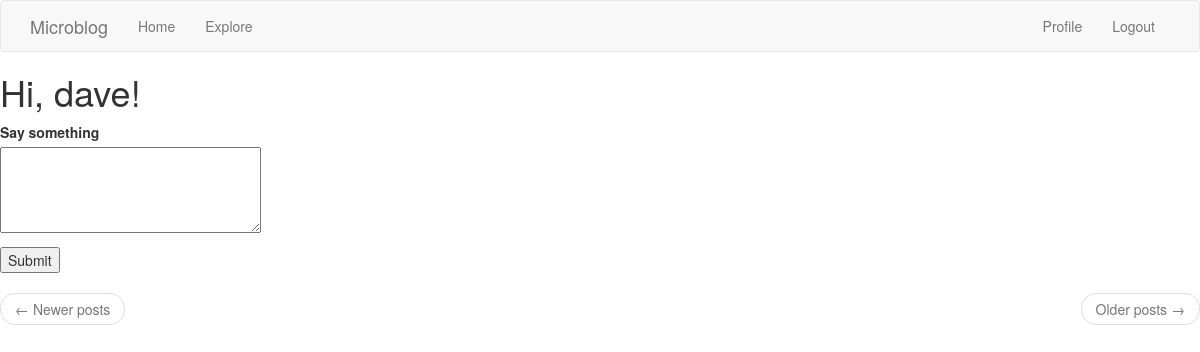
The page /index (signed in) on the database as committed earlier.
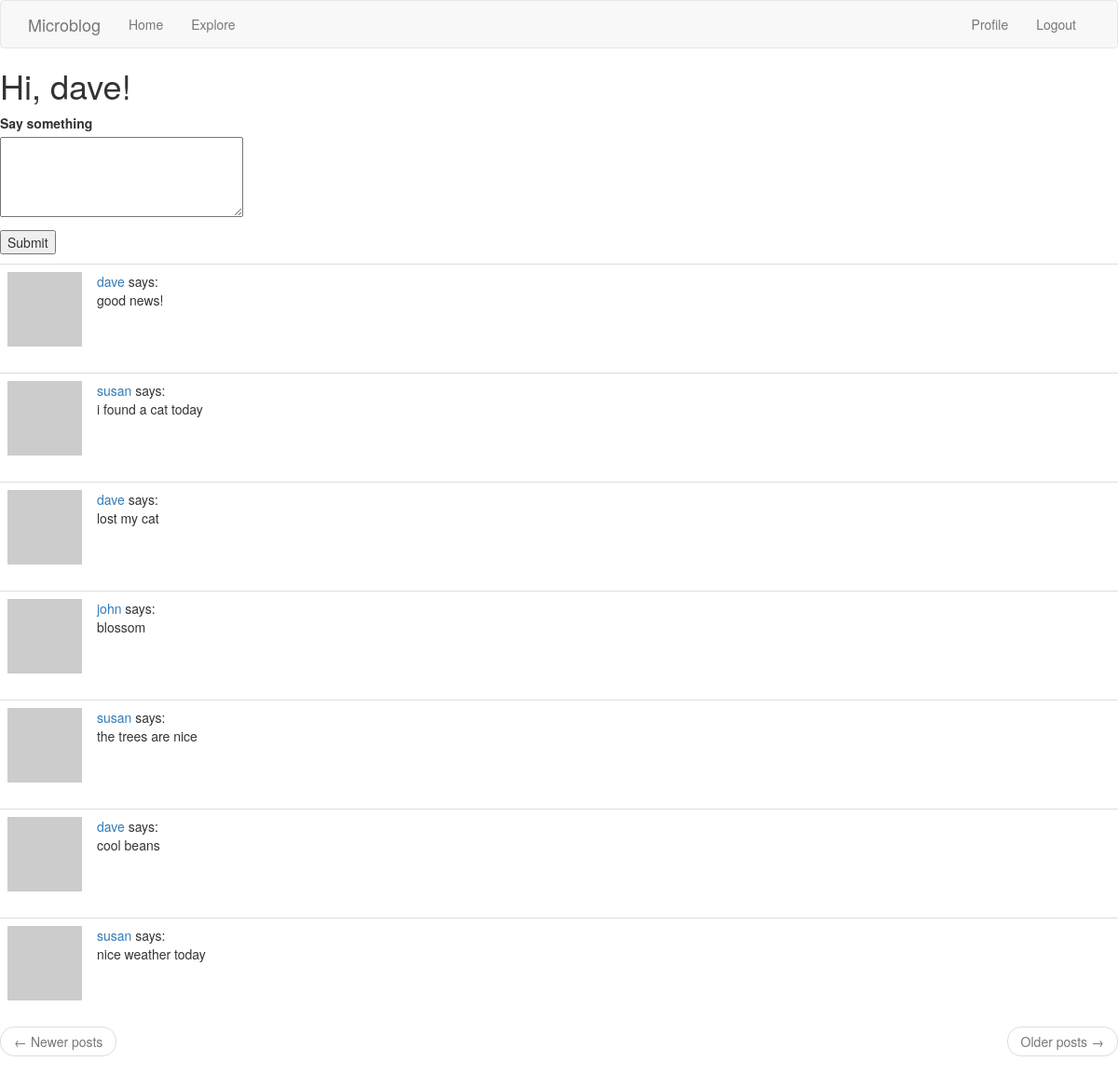
The same page on the database as committed later.
### app/models.py (models this page shows, shortened)
class User(UserMixin, db.Model):
    id = db.Column(db.Integer, primary_key=True)
    username = db.Column(db.String(64), index=True, unique=True)
    email = db.Column(db.String(120), index=True, unique=True)
    password_hash = db.Column(db.String(128))
    posts = db.relationship('Post', backref='author', lazy='dynamic')
    about_me = db.Column(db.String(140))
    last_seen = db.Column(db.DateTime, default=datetime.utcnow)
    def avatar(self, size):
        digest = md5(self.email.lower().encode('utf-8')).hexdigest()
        return 'https://www.gravatar.com/avatar/{}?d=identicon&s={}'.format(
            digest, size)
    def followed_posts(self):
        followed = Post.query.join(
            followers, (followers.c.followed_id == Post.user_id)).filter(
                followers.c.follower_id == self.id)
        own = Post.query.filter_by(user_id=self.id)
        return followed.union(own).order_by(Post.timestamp.desc())
    followed = db.relationship(
        'User', secondary=followers,
        primaryjoin=(followers.c.follower_id == id),
        secondaryjoin=(followers.c.followed_id == id),
        backref=db.backref('followers', lazy='dynamic'), lazy='dynamic')

class Post(db.Model):
    id = db.Column(db.Integer, primary_key=True)
    body = db.Column(db.String(140))
    timestamp = db.Column(db.DateTime, index=True, default=datetime.utcnow)
    user_id = db.Column(db.Integer, db.ForeignKey('user.id'))

### app/routes.py (the view)
@app.route('/', methods=['GET', 'POST'])
@app.route('/index', methods=['GET', 'POST'])
@login_required
def index():
    form = PostForm()
    if form.validate_on_submit():
        post = Post(body=form.post.data, author=current_user)
        db.session.add(post)
        db.session.commit()
        flash('Your post is now live!')
        return redirect(url_for('index'))
    page = request.args.get('page', 1, type=int)
    posts = current_user.followed_posts().paginate(
        page, app.config['POSTS_PER_PAGE'], False)
    next_url = url_for('index', page=posts.next_num) \
        if posts.has_next else None
    prev_url = url_for('index', page=posts.prev_num) \
        if posts.has_prev else None
    return render_template('index.html', title='Home', form=form,
                           posts=posts.items, next_url=next_url, prev_url=prev_url)

### app/forms.py
class PostForm(FlaskForm):
    post = TextAreaField('Say something', validators=[
        DataRequired(), Length(min=1, max=140)])
    submit = SubmitField('Submit')

### app/models.py (called while the page is built)
@login.user_loader
def load_user(id):
    return User.query.get(int(id))

### app/routes.py (called while the page is built)
@app.before_request
def before_request():
    if current_user.is_authenticated:
        current_user.last_seen = datetime.utcnow()
        db.session.commit()

### app/templates/index.html (shortened to what this page needs)
{% extends "base.html" %}
{% block content %}
    <h1>Hi, {{ current_user.username }}!</h1>
    {% if form %}
    <form action="" method="post">
        <p>
            {{ form.post.label }}<br>
            {{ form.post(cols=32, rows=4) }}<br>
        </p>
        <p>{{ form.submit() }}</p>
    </form>
    {% endif %}
    {% for post in posts %}
        {% include '_post.html' %}
    {% endfor %}
    <nav aria-label="...">
        <ul class="pager">
            <li class="previous{% if not prev_url %} disabled{% endif %}">
                <a href="{{ prev_url or '#' }}">
                    <span aria-hidden="true">&larr;</span> Newer posts
                </a>
            </li>
            <li class="next{% if not next_url %} disabled{% endif %}">
                <a href="{{ next_url or '#' }}">
                    Older posts <span aria-hidden="true">&rarr;</span>
                </a>
            </li>
        </ul>
    </nav>
{% endblock %}

### app/templates/base.html (shortened to what this page needs)
{% extends 'bootstrap/base.html' %}
{% block navbar %}
    <nav class="navbar navbar-default">
        <div class="container">
            <div class="navbar-header">
                <a class="navbar-brand" href="{{ url_for('index') }}">Microblog</a>
            </div>
            <div class="collapse navbar-collapse" id="bs-example-navbar-collapse-1">
                <ul class="nav navbar-nav">
                    <li><a href="{{ url_for('index') }}">Home</a></li>
                    <li><a href="{{ url_for('explore') }}">Explore</a></li>
                </ul>
                <ul class="nav navbar-nav navbar-right">
                    {% if current_user.is_anonymous %}
                    <li><a href="{{ url_for('login') }}">Login</a></li>
                    {% else %}
                    <li><a href="{{ url_for('user', username=current_user.username) }}">Profile</a></li>
                    <li><a href="{{ url_for('logout') }}">Logout</a></li>
                    {% endif %}
                </ul>
            </div>
        </div>
</nav>
{% endblock %}

### app/templates/_post.html
    <table class="table table-hover">
        <tr>
            <td width="70px">
                <a href="{{ url_for('user', username=post.author.username) }}">
                    <img src="{{ post.author.avatar(70) }}" />
                </a>
            </td>
            <td>
                <a href="{{ url_for('user', username=post.author.username) }}">
                    {{ post.author.username }}
                </a>
                says:
                <br>
                {{ post.body }}
            </td>
        </tr>
    </table>

Rows that differ between the two databases and show on the page:
added Post: author.username "dave", body "good news!"
added Post: author.username "susan", body "i found a cat today"
added Post: author.username "dave", body "lost my cat"
added Post: author.username "john", body "blossom"
added Post: author.username "susan", body "the trees are nice"
added Post: author.username "dave", body "cool beans"
added Post: author.username "susan", body "nice weather today"
